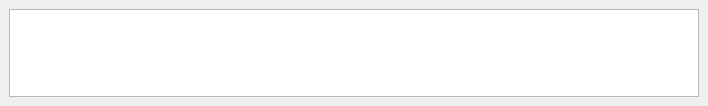
<?xml version="1.0" encoding="UTF-8"?>
<ui version="4.0">
 <class>StatusField</class>
 <widget class="QDockWidget" name="StatusField">
  <property name="geometry">
   <rect>
    <x>0</x>
    <y>0</y>
    <width>708</width>
    <height>106</height>
   </rect>
  </property>
  <property name="windowTitle">
   <string>Status</string>
  </property>
  <widget class="QWidget" name="dockWidgetContents">
   <layout class="QVBoxLayout" name="verticalLayout">
    <item>
     <widget class="TableWidget" name="tableWidget">
      <property name="sizePolicy">
       <sizepolicy hsizetype="Expanding" vsizetype="Ignored">
        <horstretch>0</horstretch>
        <verstretch>0</verstretch>
       </sizepolicy>
      </property>
      <property name="minimumSize">
       <size>
        <width>0</width>
        <height>60</height>
       </size>
      </property>
      <property name="contextMenuPolicy">
       <enum>Qt::CustomContextMenu</enum>
      </property>
      <property name="editTriggers">
       <set>QAbstractItemView::NoEditTriggers</set>
      </property>
      <property name="alternatingRowColors">
       <bool>true</bool>
      </property>
      <property name="selectionMode">
       <enum>QAbstractItemView::ExtendedSelection</enum>
      </property>
      <property name="selectionBehavior">
       <enum>QAbstractItemView::SelectRows</enum>
      </property>
      <property name="showGrid">
       <bool>false</bool>
      </property>
      <property name="gridStyle">
       <enum>Qt::NoPen</enum>
      </property>
      <property name="wordWrap">
       <bool>true</bool>
      </property>
      <property name="columnCount">
       <number>3</number>
      </property>
      <attribute name="horizontalHeaderVisible">
       <bool>false</bool>
      </attribute>
      <attribute name="horizontalHeaderDefaultSectionSize">
       <number>24</number>
      </attribute>
      <attribute name="horizontalHeaderStretchLastSection">
       <bool>true</bool>
      </attribute>
      <attribute name="verticalHeaderVisible">
       <bool>false</bool>
      </attribute>
      <attribute name="verticalHeaderDefaultSectionSize">
       <number>18</number>
      </attribute>
      <column/>
      <column/>
      <column/>
     </widget>
    </item>
   </layout>
  </widget>
 </widget>
 <customwidgets>
  <customwidget>
   <class>TableWidget</class>
   <extends>QTableWidget</extends>
   <header>common/tablewidget.h</header>
  </customwidget>
 </customwidgets>
 <resources/>
 <connections/>
</ui>
